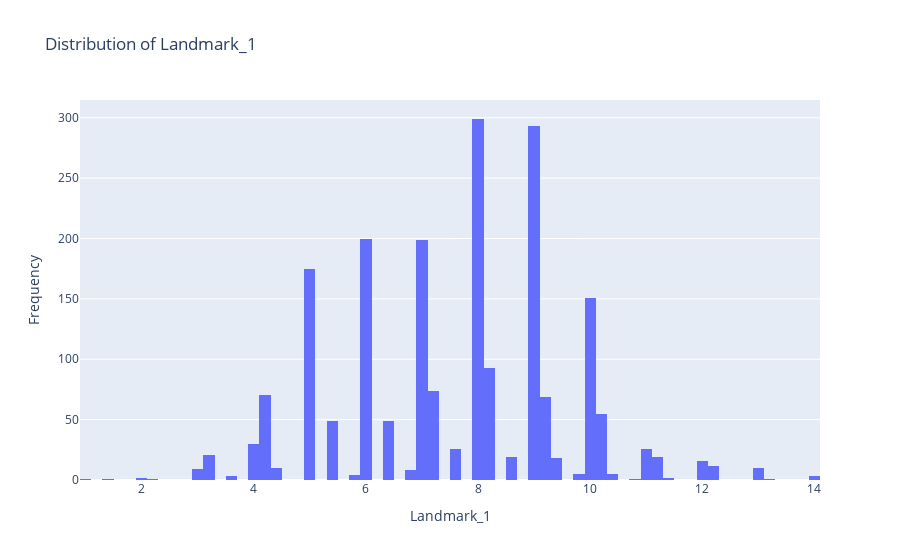
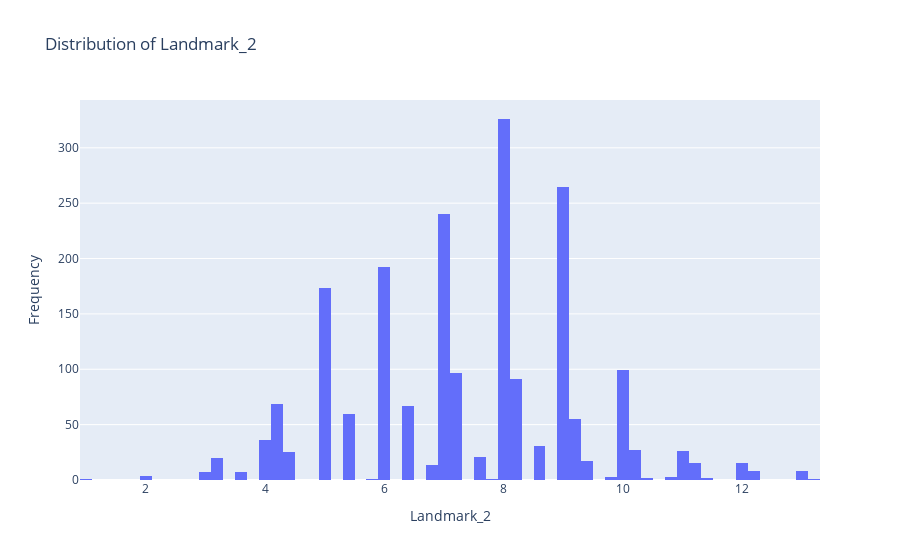
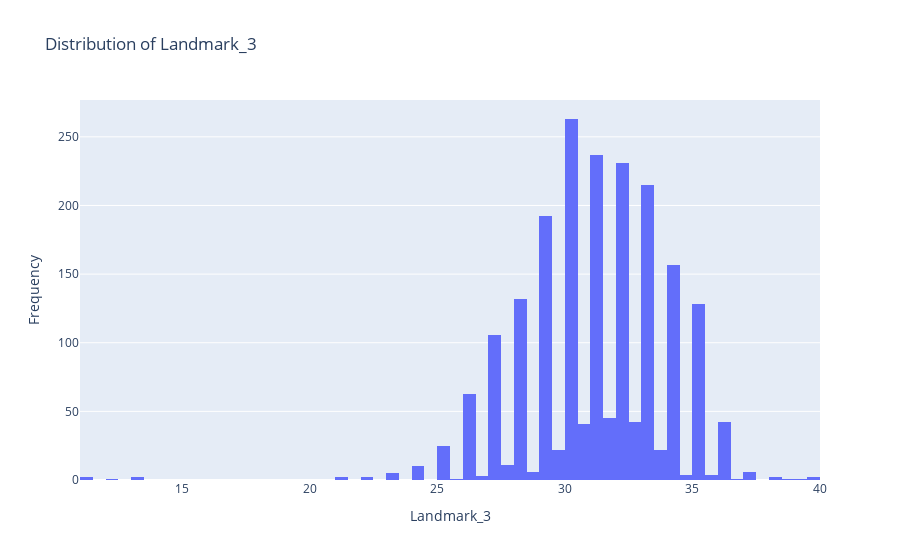

The code cell stored with these charts, in order, in its notebook:
### Code cell
numeric_features = ['Landmark_1', 'Landmark_2', 'Landmark_3']

# Plot histograms for each numeric feature
for feature in numeric_features:
    fig = px.histogram(df, x=feature, title=f'Distribution of {feature}')
    fig.update_layout(
        xaxis_title=feature,
        yaxis_title='Frequency',
    )
    fig.show()

### Figure 1 — Plotly figure (JSON) as saved in the notebook; plotly's stock layout.template omitted (floating-point values rounded to 4 significant figures; data arrays with more than 128 entries replaced by an {"elided": "..."} marker saying what was removed)
{"data": [{"alignmentgroup": "True", "bingroup": "x", "hovertemplate": "Landmark_1=%{x}<br>count=%{y}<extra></extra>", "legendgroup": "", "marker": {"color": "#636efa", "pattern": {"shape": ""}}, "name": "", "offsetgroup": "", "orientation": "v", "showlegend": false, "type": "histogram", "x": {"elided": "2029 float values"}, "xaxis": "x", "yaxis": "y"}], "layout": {"barmode": "relative", "legend": {"tracegroupgap": 0}, "title": {"text": "Distribution of Landmark_1"}, "xaxis": {"anchor": "y", "domain": [0, 1], "title": {"text": "Landmark_1"}}, "yaxis": {"anchor": "x", "domain": [0, 1], "title": {"text": "Frequency"}}}}

### Figure 2 — Plotly figure (JSON) as saved in the notebook; plotly's stock layout.template omitted (floating-point values rounded to 4 significant figures; data arrays with more than 128 entries replaced by an {"elided": "..."} marker saying what was removed)
{"data": [{"alignmentgroup": "True", "bingroup": "x", "hovertemplate": "Landmark_2=%{x}<br>count=%{y}<extra></extra>", "legendgroup": "", "marker": {"color": "#636efa", "pattern": {"shape": ""}}, "name": "", "offsetgroup": "", "orientation": "v", "showlegend": false, "type": "histogram", "x": {"elided": "2029 float values"}, "xaxis": "x", "yaxis": "y"}], "layout": {"barmode": "relative", "legend": {"tracegroupgap": 0}, "title": {"text": "Distribution of Landmark_2"}, "xaxis": {"anchor": "y", "domain": [0, 1], "title": {"text": "Landmark_2"}}, "yaxis": {"anchor": "x", "domain": [0, 1], "title": {"text": "Frequency"}}}}

### Figure 3 — Plotly figure (JSON) as saved in the notebook; plotly's stock layout.template omitted (floating-point values rounded to 4 significant figures; data arrays with more than 128 entries replaced by an {"elided": "..."} marker saying what was removed)
{"data": [{"alignmentgroup": "True", "bingroup": "x", "hovertemplate": "Landmark_3=%{x}<br>count=%{y}<extra></extra>", "legendgroup": "", "marker": {"color": "#636efa", "pattern": {"shape": ""}}, "name": "", "offsetgroup": "", "orientation": "v", "showlegend": false, "type": "histogram", "x": {"elided": "2029 float values"}, "xaxis": "x", "yaxis": "y"}], "layout": {"barmode": "relative", "legend": {"tracegroupgap": 0}, "title": {"text": "Distribution of Landmark_3"}, "xaxis": {"anchor": "y", "domain": [0, 1], "title": {"text": "Landmark_3"}}, "yaxis": {"anchor": "x", "domain": [0, 1], "title": {"text": "Frequency"}}}}
